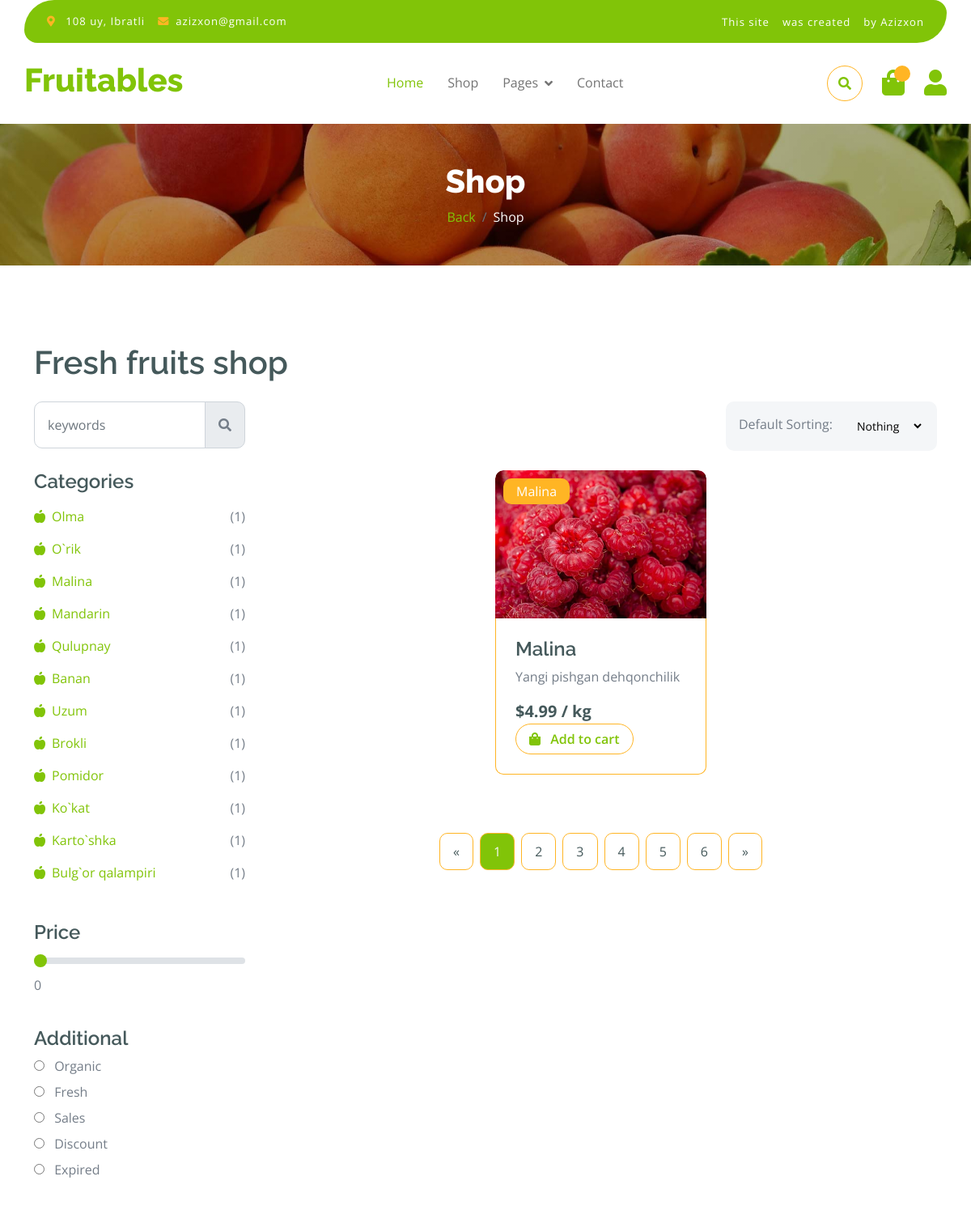
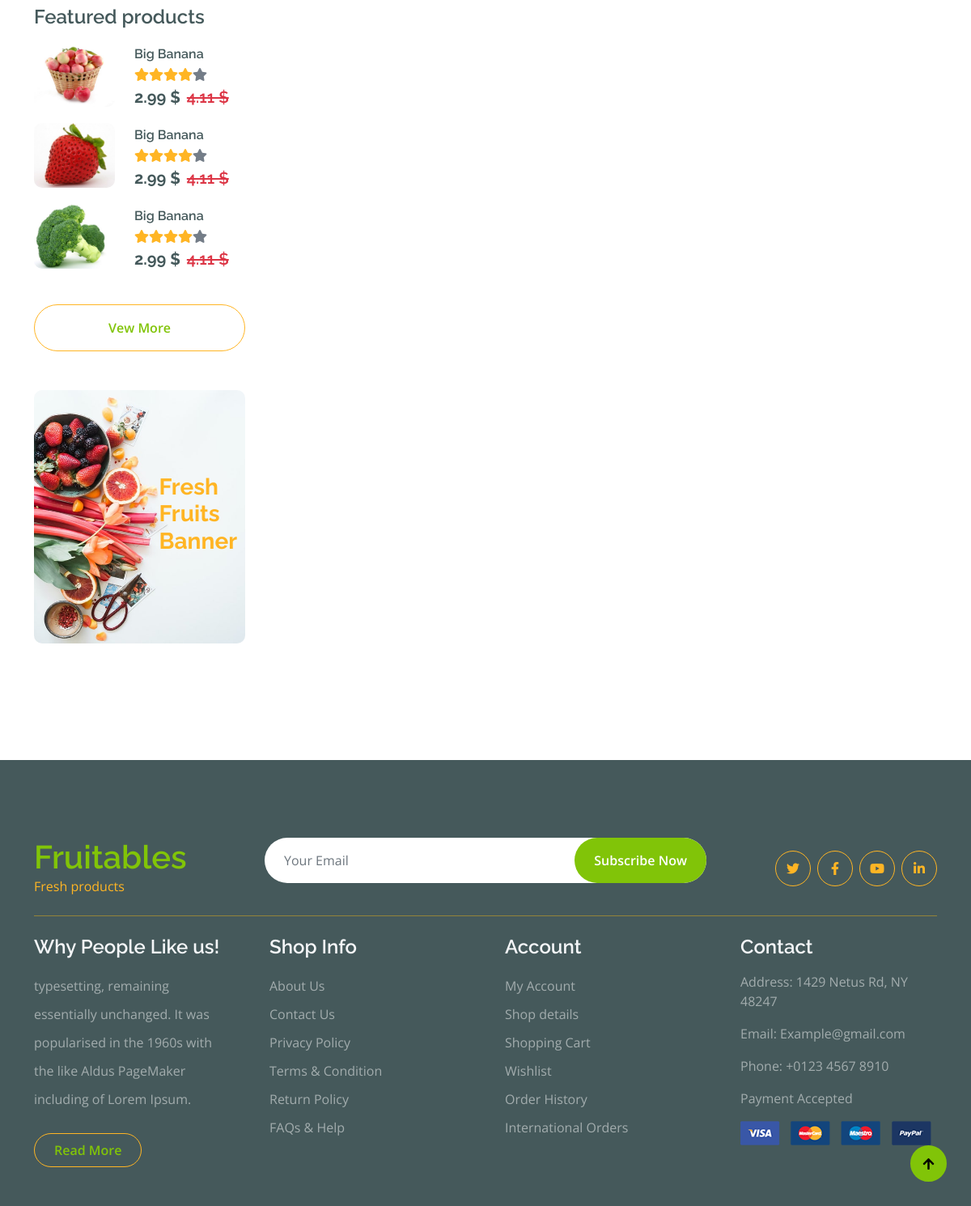
/subcategory/malina, run on the app's committed database (2 pictures, top to bottom).
### fath/models.py (models this page shows, shortened)
class Category(models.Model):
    name = models.CharField(max_length=255, unique=True)
    img = models.ImageField(upload_to='category_img/')
    slug = models.SlugField(blank=True, null=True)
    parent = models.ForeignKey('self', on_delete=models.CASCADE,blank=True,null=True,related_name='subcategories')
    def __str__(self):
        return self.name

class Product(models.Model):
    category = models.ForeignKey(Category, on_delete=models.CASCADE)
    filter_choice = models.CharField(max_length=255, choices=FILTER_CHOICES, null=True)
    img = models.ImageField(upload_to='product_img/')
    name = models.CharField(max_length=255)
    body = models.TextField()
    price = models.FloatField()
    dicount = models.FloatField(blank=True, null=True)
    quantity = models.FloatField()
    slug = models.SlugField(blank=True, null=True)
    created = models.DateTimeField(auto_now_add=True)

### fath/views.py (the view)
# urls.py: path('subcategory/<slug:slug>', views.SortingBySubcategories.as_view(), name='subcategory'),
class SortingBySubcategories(ShopList):
    def get_context_data(self, object_list=None , **kwargs) :
        context = super().get_context_data(**kwargs)
        subcategory = models.Category.objects.get(slug=self.kwargs['slug'])
        context['products'] = subcategory.product_set.all()
        return context

### templates/fath/shop.html (shortened to what this page needs)
{% extends 'base.html' %}
{% load static %}
{% block content %}
        <div class="container-fluid page-header py-5">
            <h1 class="text-center text-white display-6">Shop</h1>
            <ol class="breadcrumb justify-content-center mb-0">
                <li class="breadcrumb-item"><a href="{% url 'index' %}">Back</a></li>
                <li class="breadcrumb-item active text-white">Shop</li>
            </ol>
        </div>
        <div class="container-fluid fruite py-5">
            <div class="container py-5">
                <h1 class="mb-4">Fresh fruits shop</h1>
                <div class="row g-4">
                    <div class="col-lg-12">
                        <div class="row g-4">
                            <div class="col-xl-3">
                                <div class="input-group w-100 mx-auto d-flex">
                                    <input type="search" class="form-control p-3" placeholder="keywords" aria-describedby="search-icon-1">
                                    <span id="search-icon-1" class="input-group-text p-3"><i class="fa fa-search"></i></span>
                                </div>
                            </div>
                            <div class="col-6"></div>
                            <div class="col-xl-3">
                                <div class="bg-light ps-3 py-3 rounded d-flex justify-content-between mb-4">
                                    <label for="fruits">Default Sorting:</label>
                                    <select id="my_select" onchange="redirectToPage()" name="fruitlist" class="border-0 form-select-sm bg-light me-3">
                                        <option value="{% url 'shop' %}">Nothing</option>
                                    </select>
                                </div>
                            </div>
                        </div>
                        <div class="row g-4">
                            <div class="col-lg-3">
                                <div class="row g-4">
                                    <div class="col-lg-12">
                                        <div class="mb-3">
                                            <h4>Categories</h4>
                                            <ul class="list-unstyled fruite-categorie">
                                                {% for category in categories %}
                                                {% for subcategory in category.subcategories.all %}
                                                <li>
                                                    <div class="d-flex justify-content-between fruite-name">
                                                        <a href="{% url 'subcategory' subcategory.slug %}"><i class="fas fa-apple-alt me-2"></i>{{subcategory.name}}</a>
                                                        <span>({{subcategory.product_set.count}})</span>
                                                    </div>
                                                </li>
                                            {% endfor %}
                                            {% endfor %}
                                            </ul>
                                        </div>
                                    </div>
                                    <div class="col-lg-12">
                                        <div class="mb-3">
                                            <h4 class="mb-2">Price</h4>
                                            <input type="range" class="form-range w-100" id="rangeInput" name="rangeInput" min="0" max="500" value="0" oninput="amount.value=rangeInput.value">
                                            <output id="amount" name="amount" min-velue="0" max-value="500" for="rangeInput">0</output>
                                        </div>
                                    </div>
                                    <div class="col-lg-12">
                                        <div class="mb-3">
                                            <h4>Additional</h4>
                                            <div class="mb-2">
                                                <input type="radio" class="me-2" id="Categories-1" name="Categories-1" value="Beverages">
                                                <label for="Categories-1"> Organic</label>
                                            </div>
                                            <div class="mb-2">
                                                <input type="radio" class="me-2" id="Categories-2" name="Categories-1" value="Beverages">
                                                <label for="Categories-2"> Fresh</label>
                                            </div>
                                            <div class="mb-2">
                                                <input type="radio" class="me-2" id="Categories-3" name="Categories-1" value="Beverages">
                                                <label for="Categories-3"> Sales</label>
                                            </div>
                                            <div class="mb-2">
                                                <input type="radio" class="me-2" id="Categories-4" name="Categories-1" value="Beverages">
                                                <label for="Categories-4"> Discount</label>
                                            </div>
                                            <div class="mb-2">
                                                <input type="radio" class="me-2" id="Categories-5" name="Categories-1" value="Beverages">
                                                <label for="Categories-5"> Expired</label>
                                            </div>
                                        </div>
                                    </div>
                                    <div class="col-lg-12">
                                        <h4 class="mb-3">Featured products</h4>
                                        <div class="d-flex align-items-center justify-content-start">
                                            <div class="rounded me-4" style="width: 100px; height: 100px;">
                                                <img src="{% static 'fath/img/featur-1.jpg' %}" class="img-fluid rounded" alt="">
                                            </div>
                                            <div>
                                                <h6 class="mb-2">Big Banana</h6>
                                                <div class="d-flex mb-2">
                                                    <i class="fa fa-star text-secondary"></i>
                                                    <i class="fa fa-star text-secondary"></i>
                                                    <i class="fa fa-star text-secondary"></i>
                                                    <i class="fa fa-star text-secondary"></i>
                                                    <i class="fa fa-star"></i>
                                                </div>
                                                <div class="d-flex mb-2">
                                                    <h5 class="fw-bold me-2">2.99 $</h5>
                                                    <h5 class="text-danger text-decoration-line-through">4.11 $</h5>
                                                </div>
                                            </div>
                                        </div>
                                        <div class="d-flex align-items-center justify-content-start">
                                            <div class="rounded me-4" style="width: 100px; height: 100px;">
                                                <img src="{% static 'fath/img/featur-2.jpg' %}" class="img-fluid rounded" alt="">
                                            </div>
                                            <div>
                                                <h6 class="mb-2">Big Banana</h6>
                                                <div class="d-flex mb-2">
                                                    <i class="fa fa-star text-secondary"></i>
                                                    <i class="fa fa-star text-secondary"></i>
                                                    <i class="fa fa-star text-secondary"></i>
                                                    <i class="fa fa-star text-secondary"></i>
                                                    <i class="fa fa-star"></i>
                                                </div>
                                                <div class="d-flex mb-2">
                                                    <h5 class="fw-bold me-2">2.99 $</h5>
                                                    <h5 class="text-danger text-decoration-line-through">4.11 $</h5>
                                                </div>
                                            </div>
                                        </div>
                                        <div class="d-flex align-items-center justify-content-start">
                                            <div class="rounded me-4" style="width: 100px; height: 100px;">
                                                <img src="{% static 'fath/img/featur-3.jpg' %}" class="img-fluid rounded" alt="">
                                            </div>
                                            <div>
                                                <h6 class="mb-2">Big Banana</h6>
                                                <div class="d-flex mb-2">
                                                    <i class="fa fa-star text-secondary"></i>
                                                    <i class="fa fa-star text-secondary"></i>
                                                    <i class="fa fa-star text-secondary"></i>
                                                    <i class="fa fa-star text-secondary"></i>
                                                    <i class="fa fa-star"></i>
                                                </div>
                                                <div class="d-flex mb-2">
                                                    <h5 class="fw-bold me-2">2.99 $</h5>
                                                    <h5 class="text-danger text-decoration-line-through">4.11 $</h5>
                                                </div>
                                            </div>
                                        </div>
                                        <div class="d-flex justify-content-center my-4">
                                            <a href="#" class="btn border border-secondary px-4 py-3 rounded-pill text-primary w-100">Vew More</a>
                                        </div>
                                    </div>
                                    <div class="col-lg-12">
                                        <div class="position-relative">
                                            <img src="{% static 'fath/img/banner-fruits.jpg' %}" class="img-fluid w-100 rounded" alt="">
                                            <div class="position-absolute" style="top: 50%; right: 10px; transform: translateY(-50%);">
                                                <h3 class="text-secondary fw-bold">Fresh <br> Fruits <br> Banner</h3>
                                            </div>
                                        </div>
                                    </div>
                                </div>
                            </div>
                            <div class="col-lg-9">
                                <div class="row g-4 justify-content-center">
                                    {% for product in products %}
                                    <div class="col-md-6 col-lg-6 col-xl-4">
                                        <div class="rounded position-relative fruite-item">
                                            <div class="fruite-img">
                                                <a href="{% url 'shop_detail' product.slug %}"><img src="{{product.img.url}}" class="img-fluid w-100 rounded-top" alt=""></a>
                                            </div>
                                            <div class="text-white bg-secondary px-3 py-1 rounded position-absolute" style="top: 10px; left: 10px;">{{product.category}}</div>
                                            <div class="p-4 border border-secondary border-top-0 rounded-bottom">
                                                <h4>{{product.name}}</h4>
                                                <p>{{product.body| truncatewords:20}}</p>
                                                <div class="d-flex justify-content-between flex-lg-wrap">
                                                    <p class="text-dark fs-5 fw-bold mb-0">${{product.price}} / kg</p>
                                                    <a href="#" class="btn border border-secondary rounded-pill px-3 text-primary"><i class="fa fa-shopping-bag me-2 text-primary"></i> Add to cart</a>
                                                </div>
                                            </div>
                                        </div>
                                    </div>
                                    {% endfor %}
                                    <div class="col-12">
                                        <div class="pagination d-flex justify-content-center mt-5">
                                            <a href="#" class="rounded">&laquo;</a>
                                            <a href="#" class="active rounded">1</a>
                                            <a href="#" class="rounded">2</a>
                                            <a href="#" class="rounded">3</a>
                                            <a href="#" class="rounded">4</a>
                                            <a href="#" class="rounded">5</a>
                                            <a href="#" class="rounded">6</a>
                                            <a href="#" class="rounded">&raquo;</a>
                                        </div>
                                    </div>
                                </div>
                            </div>
                        </div>
                    </div>
                </div>
            </div>
        </div>
        {% endblock content %}

### data on the page
Category: name "Olma", product_set.count "1"
Category: name "O`rik", product_set.count "1"
Category: name "Malina", product_set.count "1"
Category: name "Mandarin", product_set.count "1"
Category: name "Qulupnay", product_set.count "1"
Category: name "Banan", product_set.count "1"
Category: name "Uzum", product_set.count "1"
Category: name "Brokli", product_set.count "1"
Category: name "Pomidor", product_set.count "1"
Category: name "Ko`kat", product_set.count "1"
Category: name "Karto`shka", product_set.count "1"
Category: name "Bulg`or qalampiri", product_set.count "1"
Product: img (picture), category "Malina", name "Malina", body "Yangi pishgan dehqonchilik", price "4.99"
